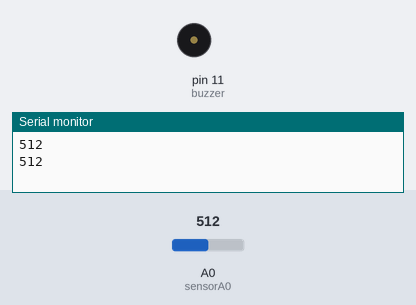
The sketch below on a simulated Arduino Uno, built with avr-gcc and run on an emulated ATmega328P. On the bench: buzzer (waves = sounding), the last lines printed to the serial monitor. The test bench sets the inputs (shaded band); at power-on: A0 (sensorA0) = 512.

Above: at 2.8 s.
2.9 s: A0 (sensorA0) set to 412
6.4 s: A0 (sensorA0) set to 377
At 7.6 s:
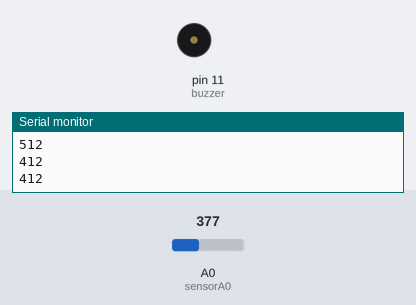
9.1 s: A0 (sensorA0) set to 403
At 10.3 s:
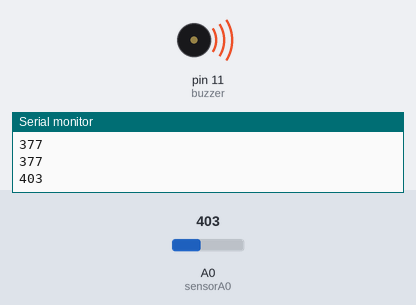
15.1 s: A0 (sensorA0) set to 383
At 16.0 s:
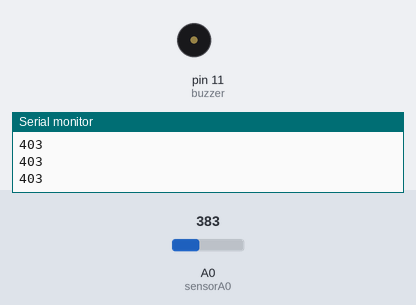
Timing chart, 0 to 18.1 s (numbered marks = the images above; inputs shaded):
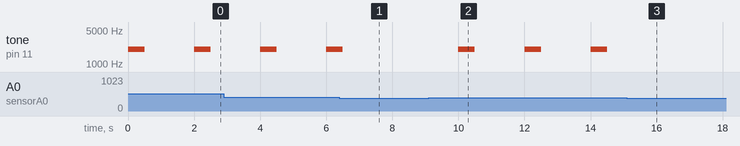

Measured:
- the behaviour switches between 394 and 393 on A0 (sensorA0) (found by bisection; images 0 and 1)
- after the input at 6.4 s, tone on pin 11 (buzzer): goes on until 6.5 s, then stays silent
- after the input at 9.1 s, tone on pin 11 (buzzer): alternates 2000 Hz for 0.50 s and silent for 1.5 s, starting after 0.90 s
- after the input at 15.1 s, tone on pin 11 (buzzer): stops changing and stays silent

The sketch:

humo.ino
```cpp
int buzzer = 11;
int sensorA0 = A0;


int umbral = 393;

void setup() {
 pinMode(buzzer, OUTPUT);
 pinMode(sensorA0, INPUT);
 Serial.begin(9600);

}

void loop() {
  int lecturaSensor = analogRead(sensorA0);

  Serial.println(lecturaSensor);

  if (lecturaSensor > umbral) {
    tone(buzzer, 2000);
    delay(500);
    noTone(buzzer);
    delay(500);
  } else {
    noTone(buzzer);
  }
  delay(1000);
}
```
